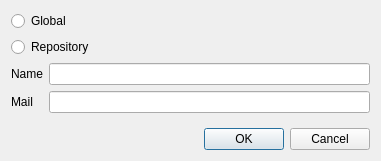
<?xml version="1.0" encoding="UTF-8"?>
<ui version="4.0">
 <class>SetUserDialog</class>
 <widget class="QDialog" name="SetUserDialog">
  <property name="geometry">
   <rect>
    <x>0</x>
    <y>0</y>
    <width>381</width>
    <height>161</height>
   </rect>
  </property>
  <property name="windowTitle">
   <string>Set User</string>
  </property>
  <layout class="QVBoxLayout" name="verticalLayout">
   <item>
    <widget class="QRadioButton" name="radioButton_global">
     <property name="text">
      <string>Global</string>
     </property>
    </widget>
   </item>
   <item>
    <widget class="QRadioButton" name="radioButton_repository">
     <property name="text">
      <string>Repository</string>
     </property>
    </widget>
   </item>
   <item>
    <layout class="QFormLayout" name="formLayout">
     <property name="fieldGrowthPolicy">
      <enum>QFormLayout::ExpandingFieldsGrow</enum>
     </property>
     <property name="labelAlignment">
      <set>Qt::AlignLeading|Qt::AlignLeft|Qt::AlignVCenter</set>
     </property>
     <item row="0" column="0">
      <widget class="QLabel" name="label">
       <property name="text">
        <string>Name</string>
       </property>
      </widget>
     </item>
     <item row="0" column="1">
      <widget class="QLineEdit" name="lineEdit_name"/>
     </item>
     <item row="1" column="0">
      <widget class="QLabel" name="label_2">
       <property name="text">
        <string>Mail</string>
       </property>
      </widget>
     </item>
     <item row="1" column="1">
      <widget class="QLineEdit" name="lineEdit_mail"/>
     </item>
    </layout>
   </item>
   <item>
    <layout class="QHBoxLayout" name="horizontalLayout">
     <item>
      <spacer name="horizontalSpacer">
       <property name="orientation">
        <enum>Qt::Horizontal</enum>
       </property>
       <property name="sizeHint" stdset="0">
        <size>
         <width>40</width>
         <height>20</height>
        </size>
       </property>
      </spacer>
     </item>
     <item>
      <widget class="QPushButton" name="pushButton">
       <property name="text">
        <string>OK</string>
       </property>
       <property name="default">
        <bool>true</bool>
       </property>
      </widget>
     </item>
     <item>
      <widget class="QPushButton" name="pushButton_2">
       <property name="text">
        <string>Cancel</string>
       </property>
      </widget>
     </item>
    </layout>
   </item>
  </layout>
 </widget>
 <resources/>
 <connections>
  <connection>
   <sender>pushButton</sender>
   <signal>clicked()</signal>
   <receiver>SetUserDialog</receiver>
   <slot>accept()</slot>
   <hints>
    <hint type="sourcelabel">
     <x>273</x>
     <y>123</y>
    </hint>
    <hint type="destinationlabel">
     <x>283</x>
     <y>193</y>
    </hint>
   </hints>
  </connection>
  <connection>
   <sender>pushButton_2</sender>
   <signal>clicked()</signal>
   <receiver>SetUserDialog</receiver>
   <slot>reject()</slot>
   <hints>
    <hint type="sourcelabel">
     <x>339</x>
     <y>116</y>
    </hint>
    <hint type="destinationlabel">
     <x>347</x>
     <y>197</y>
    </hint>
   </hints>
  </connection>
 </connections>
</ui>
